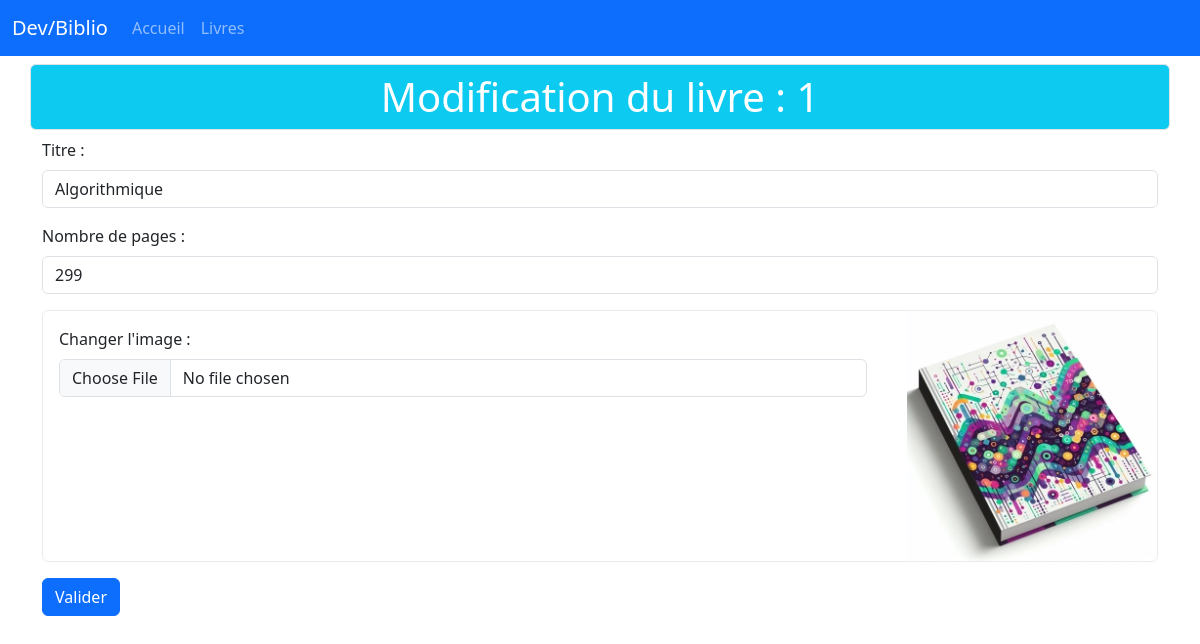
Screenshot of /livres/update/1 with the database file from the repository.
### tables this page shows
CREATE TABLE IF NOT EXISTS `livres` (
  `id` int NOT NULL AUTO_INCREMENT,
  `titre` varchar(150) NOT NULL,
  `nbPages` int NOT NULL,
  `image` varchar(150) NOT NULL,
  PRIMARY KEY (`id`)
);

### controllers/LivresController.controller.php (called while the page is built, shortened)
<?php
require_once "models/LivreManager.class.php";
class LivresController
{
    private LivreManager $livreManager;
    public function __construct()
    {
        $this->livreManager = new LivreManager;
        $this->livreManager->loadLivres();
    }
    public function updateLivre(int $id): void
    {
        $livre = $this->livreManager->getLivreById($id);
        require_once "views/updateLivre.view.php";
    }
}

### models/Livre.class.php (called while the page is built, shortened)
<?php
class Livre
{
    private int $id;
    private string $titre;
    private int $nbPages;
    private string $image;
    public function __construct(int $id, string $titre, int $nbPages, string $image)
    {
        $this->id = $id;
        $this->titre = $titre;
        $this->nbPages = $nbPages;
        $this->image = $image;
    }
    public function getId(): int
    {
        return $this->id;
    }
    public function getTitre(): string
    {
        return $this->titre;
    }
    public function getNbPages(): int
    {
        return $this->nbPages;
    }
    public function getImage(): string
    {
        return $this->image;
    }
}

### config/config.php (called while the page is built)
<?php
$config = [
    'database' => [
        'db_host' => 'localhost',
        'db_name' => 'tdb_biblio',
        'db_port' => '3306',
        'db_char' => 'utf8',
        'db_user' => 'root',
        'db_pass' => 'root'
    ]
];

### models/Model.class.php (called while the page is built, shortened)
<?php
abstract class Model
{
    private static ?PDO $pdo = null;
    private static function setBdd(): void
    {
        require_once 'config/config.php';
        $dsn = "mysql:host={$config['database']['db_host']};
                dbname={$config['database']['db_name']};
                charset={$config['database']['db_char']};
                port={$config['database']['db_port']}";
        self::$pdo = new PDO($dsn, $config['database']['db_user'], $config['database']['db_pass']);
        self::$pdo->setAttribute(PDO::ATTR_ERRMODE, PDO::ERRMODE_WARNING);
    }
    protected function getBdd(): PDO
    {
        return self::$pdo;
    }
}

### models/LivreManager.class.php (called while the page is built, shortened)
<?php
require_once "Model.class.php";
require_once "Livre.class.php";
class LivreManager extends Model
{
    private array $listeLivres = [];
    public function addLivre(Livre $livre): void
    {
        $this->listeLivres[] = $livre;
    }
    public function loadLivres(): void
    {
        $req = $this->getBdd()->prepare("SELECT * FROM livres");
        $req->execute();
        $livresDepuisBDD = $req->fetchAll(PDO::FETCH_ASSOC);
    }
    public function getLivreById(int $id): Livre
    {
        foreach ($this->listeLivres as $livre) {
            if ($livre->getId() === $id) {
                return $livre;
            }
        }
        throw new Exception("Le livre n'existe pas");
    }
}

### views/updateLivre.view.php (the view, shortened to what this page needs)
<div class="row">
    <form action="<?= URL ?>livres/updatevalid" method="post" enctype="multipart/form-data">
        <fieldset>
            <div class="mb-3">
                <label for="titre" class="form-label">Titre : </label>
                <input type="text" name="titre" value="<?= $livre->getTitre() ?>" id="titre" class="form-control">
            </div>
            <div class="mb-3">
                <label for="nbPages" class="form-label">Nombre de pages : </label>
                <input type="number" min="0" step="1" name="nbPages" value="<?= $livre->getNbPages() ?>" id="nbPages" class="form-control">
            </div>
            <div class="mb-3">
                <div class="card px-0 border border-light-subtle">
                    <div class="row flex-md-row-reverse">
                        <div class="col-auto">
                            <img src="<?= URL ?>/public/assets/images/<?= $livre->getImage() ?>" class="img-fluid rounded-end" alt="Couverture de <?= $livre->getTitre() ?>" />
                        </div>
                        <div class="col">
                            <div class="card-body">
                                <label for="image" class="form-label">Changer l'image : </label>
                                <input type="file" name="image" id="image" class="form-control">
                            </div>
                        </div>
                    </div>
                </div>
            </div>
            <button type="submit" class="btn btn-primary">Valider</button>
        </fieldset>
    </form>
</div>
<?php
$content = ob_get_clean();
$titre = "Modification du livre : {$livre->getId()}";
require_once "template.php";
?>

### views/template.php (shortened to what this page needs)
<!DOCTYPE html>
<html lang="en">
<head>
    <link href="https://cdn.jsdelivr.net/npm/bootstrap@5.3.3/dist/css/bootstrap.min.css" rel="stylesheet">
</head>
<body>
</body>
<head>
    <nav class="navbar navbar-expand-lg bg-primary" data-bs-theme="dark">
        <div class="container-fluid">
            <a class="navbar-brand" href="<?= URL ?>accueil">Dev/Biblio</a>
            <div class="collapse navbar-collapse" id="navbarColor01">
                <ul class="navbar-nav me-auto">
                    <li class="nav-item">
                        <a class="nav-link" href="<?= URL ?>accueil">Accueil</a>
                    </li>
                    <li class="nav-item">
                        <a class="nav-link" href="<?= URL ?>livres">Livres</a>
                    </li>
                </ul>
            </div>
        </div>
    </nav>
</head>
<main>
    <div class="container">
        <section>
            <div class="row">
                <h1 class="border rounded my-2 p-2 text-center text-white bg-info"><?= $titre ?></h1>
            </div>
            <?= $content ?>
        </section>
    </div>
</main>
</html>

### rows the page displays
livres: id "Modification du livre : 1", titre "Algorithmique", nbPages "299", image (picture)
